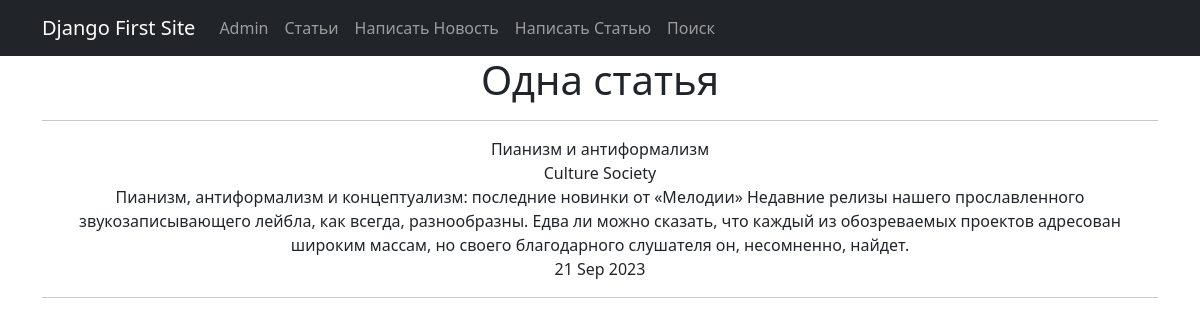
Page /news/27 on the earlier database version.
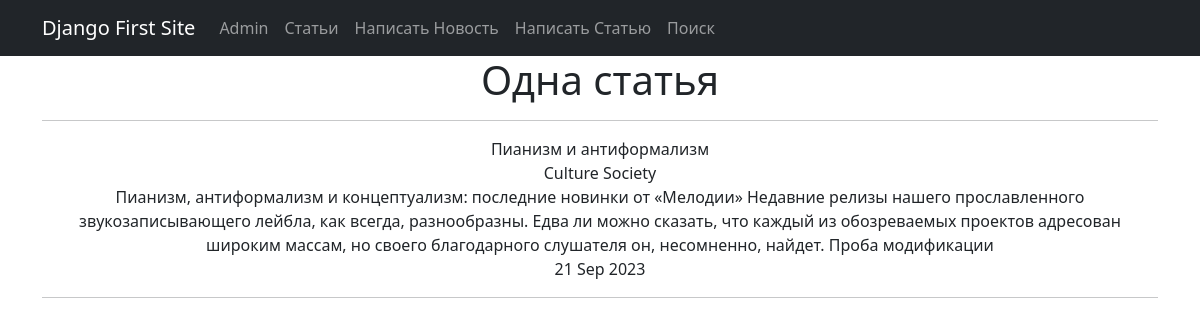
Same page on the later database version.
### news/models.py (models this page shows, shortened)
class Post(models.Model):
    news = 'NW'
    article = 'AR'
    CATEGORY_CHOICES = [
        (news, 'Новость'),
        (article, 'Статья')
    ]
    post_author = models.ForeignKey(Author, on_delete=models.CASCADE)
    category_type = models.CharField(max_length=2, choices=CATEGORY_CHOICES,
                                     default=article)
    post_date = models.DateTimeField(auto_now_add=True)
    post_category = models.ManyToManyField(Category, through='PostCategory')
    post_title = models.CharField(max_length=128)
    post_text = models.TextField()
    post_rating = models.SmallIntegerField(default=0)

### news/views.py (the view)
# urls.py: path('<int:pk>', PostDetail.as_view(), name='post_detail'),
class PostDetail(DetailView):
    model = Post
    template_name = 'post_detail.html'
    context_object_name = 'post_detail'
    def get_context_data(self, **kwargs):
        context = super().get_context_data(**kwargs)
        return context

### news/templatetags/censor_filters.py (called while the page is built)
@register.filter()
def censor(value):
    for i in CENSOR_LIST:
        value = value.replace(i, "*" * len(i))
    return f'{value}'

### news/templates/news/post_detail.html (shortened to what this page needs)
{% extends 'flatpages/default.html' %}
{% load censor_filters %}
{% block content %}
<h1>Одна статья</h1>
<hr>
{{ post_detail.post_title }}
<br>
    {% for i in post_detail.post_category.all %}
        {{ i.category_name }}
    {% endfor %}
<br>
{{ post_detail.post_text|censor }}
<br>
{{ post_detail.post_date|date:'d M Y' }}
<hr>
{% endblock content %}

Differences in the rows shown:
changed Post "Пианизм и антиформализм": post_text|censor "…слушателя он, несомненно, найдет." → "…слушателя он, несомненно, найдет. Проба модификации"
